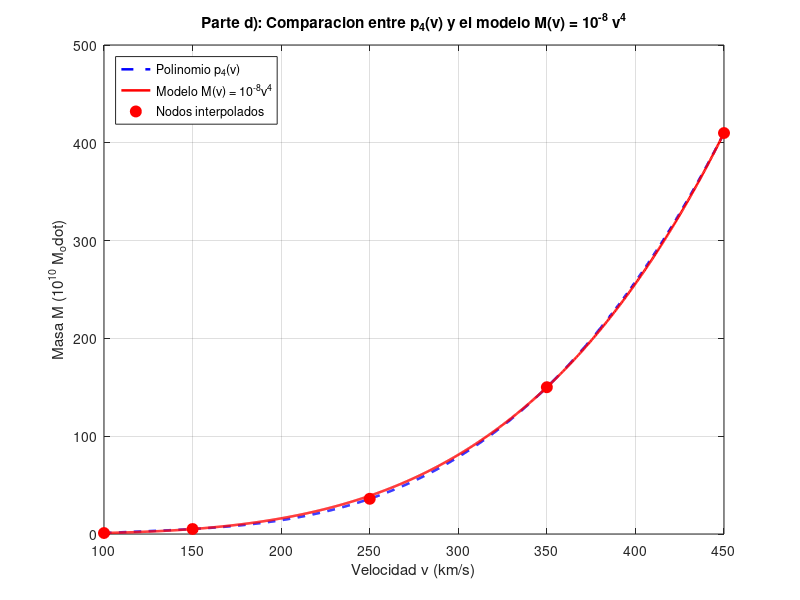

This chart was generated by the following MATLAB code:
function parted()
  % Nodos de la parte a)
  v_sub = [100, 150, 250, 350, 450];
  M_sub = [1.0, 5.1, 36.0, 150.1, 410.0];

  % Coeficientes de p4(v)
  p4_coeff = polyfit(v_sub, M_sub, 4);

  % Modelo de Tully-Fisher M(v) = 10^-8 * v^4
  M_TF = @(v) 1e-8 * (v.^4);

  % Malla fina en [100, 450]
  v_grid = linspace(100, 450, 1000);

  % Evaluaciones
  M_p4_grid = polyval(p4_coeff, v_grid);
  M_TF_grid = M_TF(v_grid);

  % Grafico
  figure;
  plot(v_grid, M_p4_grid, 'b--', 'LineWidth', 1.8, 'DisplayName', 'Polinomio p_4(v)');
  hold on;
  plot(v_grid, M_TF_grid, 'r-', 'LineWidth', 1.8, 'DisplayName', 'Modelo M(v) = 10^{-8}v^4');
  plot(v_sub, M_sub, 'ro', 'MarkerSize', 8, 'MarkerFaceColor', 'r', 'DisplayName', 'Nodos interpolados');

  xlabel('Velocidad v (km/s)');
  ylabel('Masa M (10^{10} M_\odot)');
  title('Parte d): Comparacion entre p_4(v) y el modelo M(v) = 10^{-8} v^4');
  legend('location', 'northwest');
  grid on;

  % Definicion del error en la malla
  error_grid = abs(M_TF_grid - M_p4_grid);

  % Cota del error maximo (norma del supremo)
  max_error = max(error_grid);

  % Ubicacion donde ocurre el error maximo
  [val_max, idx_max] = max(error_grid);
  v_max_err = v_grid(idx_max);

  fprintf('La cota superior del error en [100, 450] es: %.4f\n', max_error);
  fprintf('El error maximo ocurre en v = %.2f km/s\n', v_max_err);
end
